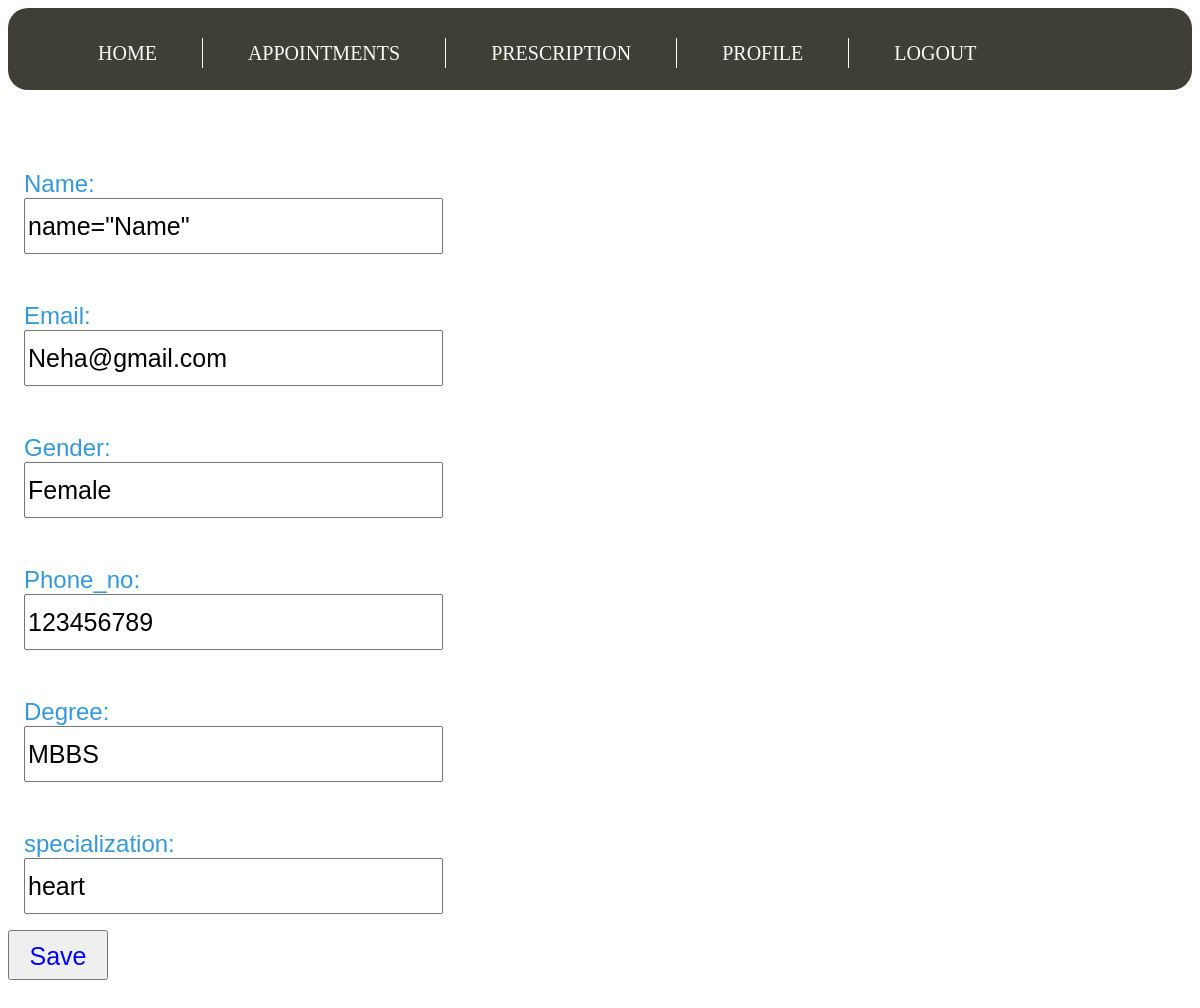
Screenshot of /profile/ (signed in) with the database file from the repository.
### Hospital_app/models.py (models this page shows)
class Doctor(models.Model):
    user = models.OneToOneField(User, on_delete=models.CASCADE)
    Name = models.CharField(max_length=1500)
    Email = models.EmailField()
    gender = models.CharField(max_length=1500)
    phone_no = models.BigIntegerField()
    Degree = models.CharField(max_length=1500)
    specialization = models.CharField(max_length=1500)

### Hospital_app/views.py (the view, shortened to what this page needs)
# urls.py: url(r'profile/',Profile_patient.as_view(),name = "patient_profile"),
class Profile_patient(View):
    def get(self,request):
        if request.user.is_authenticated:
            is_doc=False
            is_recep = False
            is_pat = False
            is_hr = False
            p = Patient.objects.filter(user = request.user)
            d = Doctor.objects.filter(user = request.user)
            h = Hr.objects.filter(user = request.user)
            r = Receptionist.objects.filter(user = request.user)
            if len(p) == 1:
                data = p
                is_pat = True
            elif len(d) == 1:
                is_doc = True
                data = d
            elif len(h) == 1:
                data = h
                is_hr = True
            elif len(r) == 1:
                data = r
                is_recep = True
            context = {'data':data[0],'is_doc':is_doc,'is_recep':is_recep,'is_pat':is_pat,'is_hr':is_hr}
            template = loader.get_template('get_profile.html')
            return HttpResponse(template.render(context,request))
        else:
            return HttpResponse("LOGIN FIRST")

### Hospital_app/templates/get_profile.html (shortened to what this page needs)
<!DOCTYPE html>
<html>
<head>
	{% load staticfiles %}
<link rel="stylesheet" href="https://cdnjs.cloudflare.com/ajax/libs/font-awesome/4.7.0/css/font-awesome.min.css">
{% load staticfiles %}
<link rel = "stylesheet" type="text/css" href = "{% static 'register.css' %}">
    </head>
<div id = "menu">
<font size = "5">
<ul>
    {% if is_doc %}
    <li>
    <a href ="{% url 'Hospital_app:doctor' %}">home</a></li>
    <li><a href ="{% url 'Hospital_app:app_doctor' %}">appointments</a></li>
    <li><a href ="{% url 'Hospital_app:pres' %}">prescription</a></li>
    {% endif %}
    <li><a href ="{% url 'Hospital_app:patient_profile' %}">profile</a></li>
<li><a href="{% url 'Hospital_app:logout' %}">logout</a></li>
</ul>
</div>
<p>
<form action = "{% url 'Hospital_app:patient_profile' %}" method = "post" name="myForm" onsubmit = "return(validate());">
    <p>
 Name:<input type = "text" value = {{data.Name}} name="Name">
</p>
<p>
    Email:<input type = "email" value = {{data.Email}} name="Email">
</p>
<p>
 Gender:<input type = "text" value = {{data.gender}} name="gender3">
</p>
<p>
 Phone_no:<input type = "number" value = {{data.phone_no}} name="phone_no">
</p>
{% if is_doc %}
<p>
 Degree:<input type = "text" value = {{data.Degree}} name="degree">
</p>
<p>
 specialization:<input type = "text" value = {{data.specialization}} name="specialization">
</p>
{% endif %}
<input type = "submit" value = "Save">
</form>
</p>

### Hospital_app/static/register.css (style rules this page uses)
p { color:#3498db; font-family: sans-serif; padding:16px; margin:16px 0 0 0; text-align:left; }
#menu { height: 70px; width: 100%; background:rgba( 43, 43, 32,0.9); padding:6px 0; border-radius: 20px; }
ul { list-style: none; padding:0 45px; margin-left: 0px; }
#menu ul li { float:left; padding:0 45px; height:30px; border-right:1px solid white; }
#menu ul li:last-child { border-right:none; }
#menu ul li a { text-decoration: none; text-transform: uppercase; font-size:20px; color:#f9faf9; line-height: 30px; transition: font-size 0.4s ease; }
input { color:black; width:411px; height:50px; font-size:25px; }
form { width:250px; }
input[type=submit] { color:blue; width:100px; font-size:25px; font-family: sans-serif; padding: 10px 0; transition: border 0.5s; }

### rows the page displays
Doctor: Email "Neha@gmail.com", gender3 "Female", phone_no "123456789", degree "MBBS", specialization "heart"
